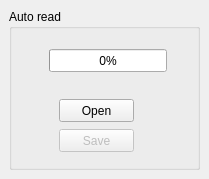
          <widget class="QWidget" name="tab_10">
           <attribute name="title">
            <string>MCNP read</string>
           </attribute>
           <widget class="QGroupBox" name="groupBox_9">
            <property name="geometry">
             <rect>
              <x>9</x>
              <y>9</y>
              <width>191</width>
              <height>161</height>
             </rect>
            </property>
            <property name="title">
             <string>Auto read</string>
            </property>
            <widget class="QPushButton" name="pbt_simu_mcr_open">
             <property name="geometry">
              <rect>
               <x>50</x>
               <y>90</y>
               <width>75</width>
               <height>23</height>
              </rect>
             </property>
             <property name="text">
              <string>Open</string>
             </property>
            </widget>
            <widget class="QPushButton" name="pbt_simu_mcr_save">
             <property name="enabled">
              <bool>false</bool>
             </property>
             <property name="geometry">
              <rect>
               <x>50</x>
               <y>120</y>
               <width>75</width>
               <height>23</height>
              </rect>
             </property>
             <property name="text">
              <string>Save</string>
             </property>
            </widget>
            <widget class="QProgressBar" name="procB_simu_mcr">
             <property name="geometry">
              <rect>
               <x>40</x>
               <y>40</y>
               <width>118</width>
               <height>23</height>
              </rect>
             </property>
             <property name="value">
              <number>0</number>
             </property>
            </widget>
           </widget>
          </widget>
